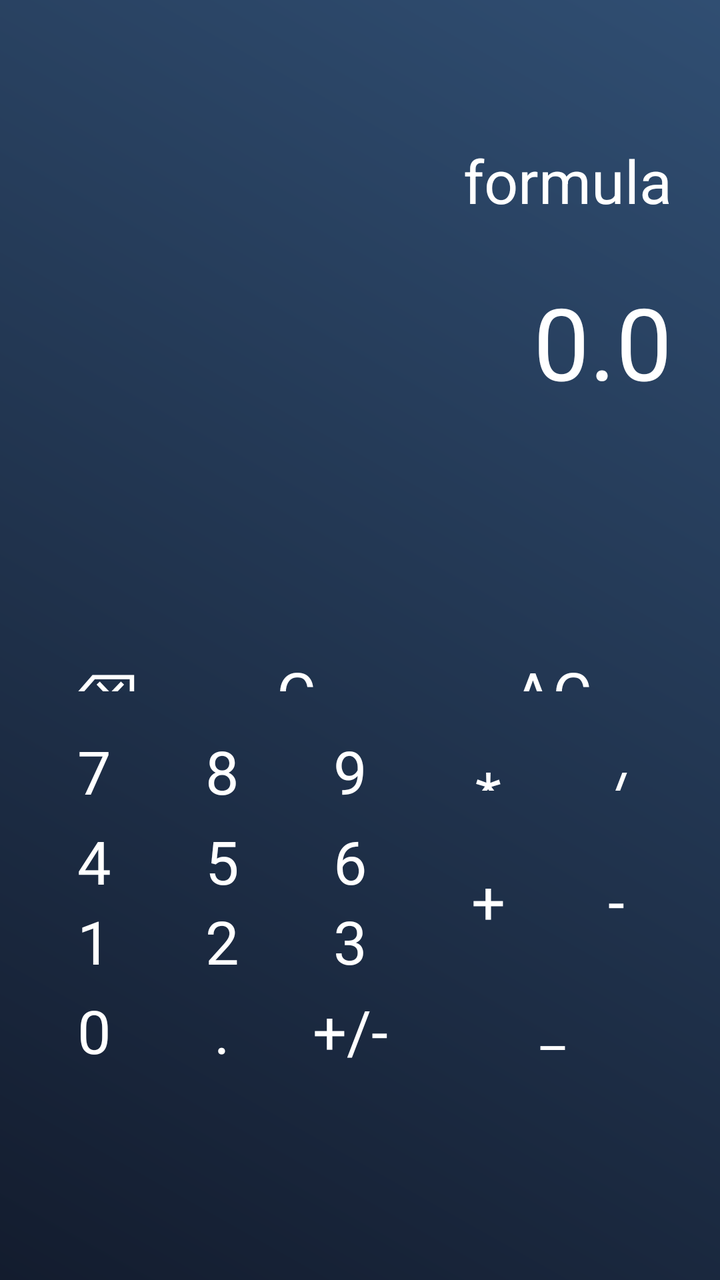
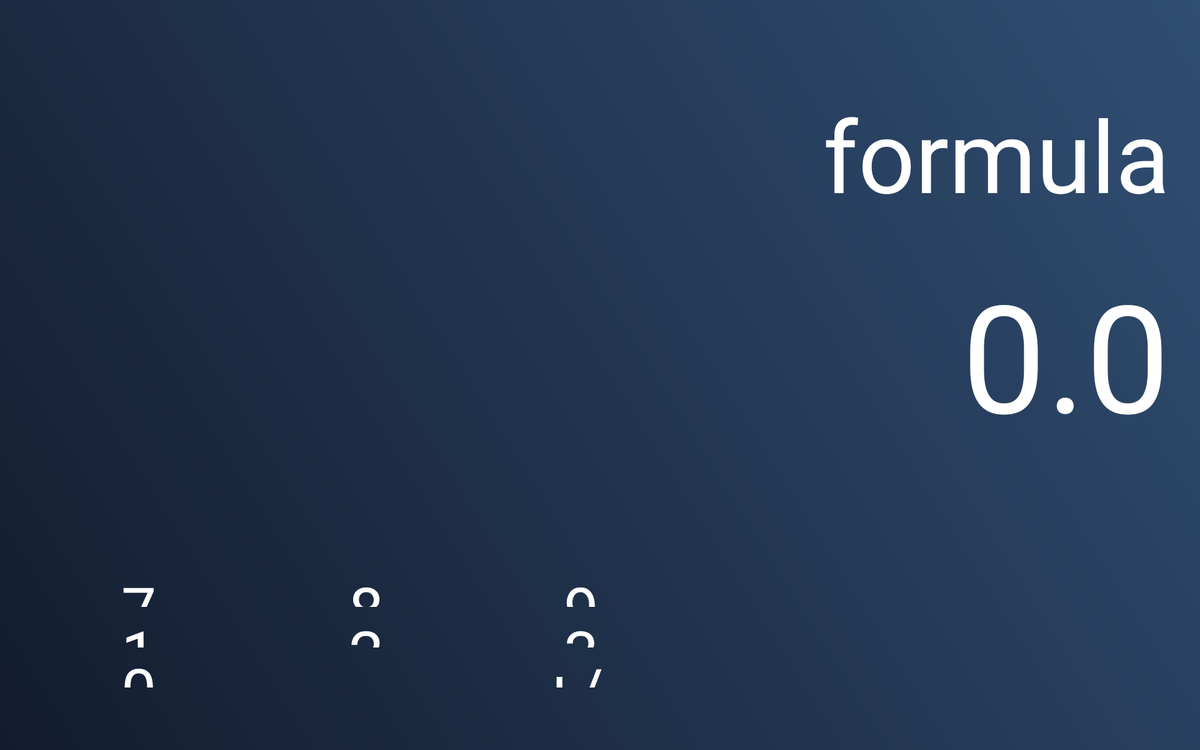

An Android layout and its configuration variant, each rendered on a device that would load it. The default file and the variant file are quoted in full after the pictures.
<!-- AndroidManifest.xml: application theme Theme.AppCompat.Light.DarkActionBar -->
<!-- res/layout/simple_calculator.xml -->
<?xml version="1.0" encoding="utf-8"?>
<androidx.constraintlayout.widget.ConstraintLayout xmlns:android="http://schemas.android.com/apk/res/android"
    xmlns:app="http://schemas.android.com/apk/res-auto"
    xmlns:tools="http://schemas.android.com/tools"
    android:id="@+id/main"
    android:layout_width="match_parent"
    android:layout_height="match_parent"
    android:background="@drawable/gradient_background"
    android:orientation="vertical">


    <EditText
        android:layout_width="match_parent"
        android:layout_height="wrap_content"
        android:id="@+id/tv_formula"
        android:layout_marginHorizontal="20dp"
        android:layout_marginTop="60dp"
        android:gravity="end"
        android:textColor="@color/white"
        android:backgroundTint="#00424200"
        android:textSize="30sp"
        app:layout_constraintTop_toTopOf="parent"
        tools:text="formula"/>

    
    <EditText
        android:layout_width="match_parent"
        android:layout_height="wrap_content"
        android:id="@+id/tv_result"
        android:layout_marginHorizontal="20dp"
        android:layout_marginTop="10dp"
        android:gravity="end"
        android:text="0.0"
        android:textColor="@color/white"
        android:backgroundTint="#00424200"
        android:textSize="50sp"
        app:layout_constraintTop_toBottomOf="@+id/tv_formula"/>

    
    <GridLayout
        android:id="@+id/layoutMain"
        android:layout_width="match_parent"
        android:layout_height="0dp"
        android:layout_marginHorizontal="20dp"
        android:layout_marginVertical="100dp"
        android:columnCount="5"
        android:rowCount="5"
        app:layout_constraintBottom_toBottomOf="parent"
        app:layout_constraintTop_toBottomOf="@id/tv_result">
        
        <Button
            style="@style/PrimaryButtonStyle"
            android:id="@+id/btn_back"
            android:layout_width="0dp"
            android:layout_height="0dp"
            android:layout_rowWeight="1"
            android:layout_columnSpan="1"
            android:layout_columnWeight="1"
            android:text="@string/backspace"/>
        <Button
            style="@style/PrimaryButtonStyle"
            android:id="@+id/btn_clear"
            android:layout_width="0dp"
            android:layout_height="0dp"
            android:layout_rowWeight="1"
            android:layout_columnSpan="2"
            android:layout_columnWeight="1"
            android:layout_marginEnd="10dp"
            android:text="@string/clear"/>

        <Button
            style="@style/PrimaryButtonStyle"
            android:id="@+id/btn_all_clear"
            android:layout_width="0dp"
            android:layout_height="0dp"
            android:layout_rowWeight="1"
            android:layout_columnSpan="2"
            android:layout_columnWeight="1"
            android:layout_marginEnd="10dp"
            android:text="@string/all_clear"/>

        <Button
            style="@style/SecondaryButtonStyle"
            android:layout_width="0dp"
            android:layout_height="0dp"
            android:id="@+id/btn_7"
            android:layout_rowWeight="1"
            android:layout_columnSpan="1"
            android:layout_columnWeight="1"
            android:layout_marginEnd="10dp"
            android:text="@string/btn7"/>
        <Button
            style="@style/SecondaryButtonStyle"
            android:layout_width="0dp"
            android:layout_height="0dp"
            android:id="@+id/btn_8"
            android:layout_rowWeight="1"
            android:layout_columnSpan="1"
            android:layout_columnWeight="1"
            android:layout_marginEnd="10dp"
            android:text="@string/btn8"/>
        <Button
            style="@style/SecondaryButtonStyle"
            android:layout_width="0dp"
            android:layout_height="0dp"
            android:id="@+id/btn_9"
            android:layout_rowWeight="1"
            android:layout_columnSpan="1"
            android:layout_columnWeight="1"
            android:layout_marginEnd="10dp"
            android:text="@string/btn9"/>
        <Button
            style="@style/PrimaryButtonStyle"
            android:layout_width="0dp"
            android:layout_height="0dp"
            android:id="@+id/btn_multiply"
            android:layout_rowWeight="1"
            android:layout_columnSpan="1"
            android:layout_columnWeight="1"
            android:text="@string/multiply"/>
        <Button
            style="@style/PrimaryButtonStyle"
            android:layout_width="0dp"
            android:layout_height="0dp"
            android:id="@+id/btn_divide"
            android:layout_rowWeight="1"
            android:layout_columnSpan="1"
            android:layout_columnWeight="1"
            android:text="@string/divide"/>
        <Button
            style="@style/SecondaryButtonStyle"
            android:layout_width="0dp"
            android:layout_height="0dp"
            android:id="@+id/btn_4"
            android:layout_rowWeight="1"
            android:layout_columnSpan="1"
            android:layout_columnWeight="1"
            android:layout_marginEnd="10dp"
            android:text="@string/btn4"/>
        <Button
            style="@style/SecondaryButtonStyle"
            android:layout_width="0dp"
            android:layout_height="0dp"
            android:id="@+id/btn_5"
            android:layout_rowWeight="1"
            android:layout_columnSpan="1"
            android:layout_columnWeight="1"
            android:layout_marginEnd="10dp"
            android:text="@string/btn5"/>
        <Button
            style="@style/SecondaryButtonStyle"
            android:layout_width="0dp"
            android:layout_height="0dp"
            android:id="@+id/btn_6"
            android:layout_rowWeight="1"
            android:layout_columnSpan="1"
            android:layout_columnWeight="1"
            android:layout_marginEnd="10dp"
            android:text="@string/btn6"/>
        <Button
            style="@style/PrimaryButtonStyle"
            android:layout_width="0dp"
            android:layout_height="0dp"
            android:id="@+id/btn_plus"
            android:layout_rowWeight="1"
            android:layout_rowSpan="2"
            android:layout_columnSpan="1"
            android:layout_columnWeight="1"
            android:text="@string/plus"/>

        <Button
            style="@style/PrimaryButtonStyle"
            android:layout_width="0dp"
            android:layout_height="0dp"
            android:id="@+id/btn_minus"
            android:layout_rowWeight="1"
            android:layout_rowSpan="2"
            android:layout_columnSpan="1"
            android:layout_columnWeight="1"
            android:text="@string/minus"/>
        <Button
            style="@style/SecondaryButtonStyle"
            android:layout_width="0dp"
            android:layout_height="0dp"
            android:id="@+id/btn_1"
            android:layout_rowWeight="1"
            android:layout_columnSpan="1"
            android:layout_columnWeight="1"
            android:layout_marginEnd="10dp"
            android:text="@string/btn1"/>
        <Button
            style="@style/SecondaryButtonStyle"
            android:layout_width="0dp"
            android:layout_height="0dp"
            android:id="@+id/btn_2"
            android:layout_rowWeight="1"
            android:layout_columnSpan="1"
            android:layout_columnWeight="1"
            android:layout_marginEnd="10dp"
            android:text="@string/btn2"/>
        <Button
            style="@style/SecondaryButtonStyle"
            android:layout_width="0dp"
            android:layout_height="0dp"
            android:id="@+id/btn_3"
            android:layout_rowWeight="1"
            android:layout_columnSpan="1"
            android:layout_columnWeight="1"
            android:layout_marginEnd="10dp"
            android:text="@string/btn3"/>

        <Button
            style="@style/SecondaryButtonStyle"
            android:layout_width="0dp"
            android:layout_height="0dp"
            android:id="@+id/btn_0"
            android:layout_rowWeight="1"
            android:layout_columnSpan="1"
            android:layout_columnWeight="1"
            android:layout_marginEnd="10dp"
            android:text="@string/btn0"/>
        <Button
            style="@style/SecondaryButtonStyle"
            android:layout_width="0dp"
            android:layout_height="0dp"
            android:id="@+id/btn_dot"
            android:layout_rowWeight="1"
            android:layout_columnSpan="1"
            android:layout_columnWeight="1"
            android:layout_marginEnd="10dp"
            android:text="@string/dot"/>
        <Button
            style="@style/SecondaryButtonStyle"
            android:layout_width="0dp"
            android:layout_height="0dp"
            android:id="@+id/btn_change_sign"
            android:layout_rowWeight="1"
            android:layout_columnSpan="1"
            android:layout_columnWeight="1"
            android:layout_marginEnd="10dp"
            android:text="@string/change_sign"/>
        <Button
            style="@style/PrimaryButtonStyle"
            android:layout_width="0dp"
            android:layout_height="0dp"
            android:id="@+id/btn_equals"
            android:layout_rowWeight="1"
            android:layout_rowSpan="1"
            android:layout_columnSpan="2"
            android:layout_columnWeight="1"
            android:text="@string/equals"/>



    </GridLayout>

    </androidx.constraintlayout.widget.ConstraintLayout>
<!-- resources referenced by this layout -->
<resources>
  <color name="white">#FFFFFFFF</color>
  <!-- drawable gradient_background (drawable) -->
  <?xml version="1.0" encoding="utf-8"?>
  <shape xmlns:android="http://schemas.android.com/apk/res/android">
      <gradient
          android:endColor="#304E72"
          android:startColor="#131C2E"
          android:angle="45" />
  </shape>
  <string name="all_clear">AC</string>
  <string name="backspace">\u232B</string>
  <string name="btn0">0</string>
  <string name="btn1">1</string>
  <string name="btn2">2</string>
  <string name="btn3">3</string>
  <string name="btn4">4</string>
  <string name="btn5">5</string>
  <string name="btn6">6</string>
  <string name="btn7">7</string>
  <string name="btn8">8</string>
  <string name="btn9">9</string>
  <string name="change_sign">+/-</string>
  <string name="clear">C</string>
  <string name="divide">/</string>
  <string name="dot">.</string>
  <string name="equals">=</string>
  <string name="minus">-</string>
  <string name="multiply">*</string>
  <string name="plus">+</string>
  <style name="PrimaryButtonStyle" parent="Theme.AppCompat.Light.NoActionBar">
          <item name="android:textColor">#FFFFFF</item>
          <item name="android:background">@drawable/btn_primary</item>
          <item name="android:textSize">30sp</item>
          <item name="android:padding">10sp</item>
          <item name="android:layout_margin">5dp</item>
          <item name="android:gravity">center</item>
          <item name="fontFamily">@font/montserrat_medium</item>
      </style>
  <style name="SecondaryButtonStyle" parent="Theme.AppCompat.Light.NoActionBar">
          <item name="android:textColor">#FFFFFF</item>
          <item name="android:background">@android:color/transparent</item>
          <item name="android:textSize">30sp</item>
          <item name="android:gravity">center</item>
          <item name="fontFamily">@font/montserrat_medium</item>
      </style>
</resources>
<!-- res/layout-sw600dp-land/simple_calculator.xml (the repository's variant of the layout above) -->
<!-- drawn on a 7-inch tablet turned sideways -->
<?xml version="1.0" encoding="utf-8"?>
<androidx.constraintlayout.widget.ConstraintLayout xmlns:android="http://schemas.android.com/apk/res/android"
    xmlns:app="http://schemas.android.com/apk/res-auto"
    xmlns:tools="http://schemas.android.com/tools"
    android:id="@+id/main"
    android:layout_width="match_parent"
    android:layout_height="match_parent"
    android:background="@drawable/gradient_background"
    android:orientation="horizontal">


    
    <EditText
        android:layout_width="match_parent"
        android:layout_height="wrap_content"
        android:id="@+id/tv_formula"
        android:layout_marginHorizontal="20dp"
        android:layout_marginTop="60dp"
        android:gravity="end"
        android:textColor="@color/white"
        android:backgroundTint="#00424200"
        android:textSize="80sp"
        app:layout_constraintTop_toTopOf="parent"
        tools:text="formula"/>

    
    <EditText
        android:layout_width="match_parent"
        android:layout_height="wrap_content"
        android:id="@+id/tv_result"
        android:layout_marginHorizontal="20dp"
        android:layout_marginTop="10dp"
        android:gravity="end"
        android:text="0.0"
        android:textColor="@color/white"
        android:backgroundTint="#00424200"
        android:textSize="120sp"
        app:layout_constraintTop_toBottomOf="@+id/tv_formula"/>

    
    <GridLayout
        android:id="@+id/layoutMain"
        android:layout_width="match_parent"
        android:layout_height="0dp"
        android:layout_marginHorizontal="20dp"
        android:layout_marginVertical="50dp"
        android:columnCount="5"
        android:rowCount="5"
        app:layout_constraintBottom_toBottomOf="parent"
        app:layout_constraintTop_toBottomOf="@id/tv_result">
        
        <Button
            style="@style/PrimaryButtonStyleBigHorizontal"
            android:id="@+id/btn_back"
            android:layout_width="0dp"
            android:layout_height="0dp"
            android:layout_rowWeight="1"
            android:layout_columnSpan="1"
            android:layout_columnWeight="1"
            android:text="@string/backspace"/>
        <Button
            style="@style/PrimaryButtonStyleBigHorizontal"
            android:id="@+id/btn_clear"
            android:layout_width="0dp"
            android:layout_height="0dp"
            android:layout_rowWeight="1"
            android:layout_columnSpan="2"
            android:layout_columnWeight="1"
            android:layout_marginEnd="10dp"
            android:text="@string/clear"/>

        <Button
            style="@style/PrimaryButtonStyleBigHorizontal"
            android:id="@+id/btn_all_clear"
            android:layout_width="0dp"
            android:layout_height="0dp"
            android:layout_rowWeight="1"
            android:layout_columnSpan="2"
            android:layout_columnWeight="1"
            android:layout_marginEnd="10dp"
            android:text="@string/all_clear"/>

        <Button
            style="@style/SecondaryButtonStyleBig"
            android:layout_width="0dp"
            android:layout_height="0dp"
            android:id="@+id/btn_7"
            android:layout_rowWeight="1"
            android:layout_columnSpan="1"
            android:layout_columnWeight="1"
            android:layout_marginEnd="10dp"
            android:text="@string/btn7"/>
        <Button
            style="@style/SecondaryButtonStyleBig"
            android:layout_width="0dp"
            android:layout_height="0dp"
            android:id="@+id/btn_8"
            android:layout_rowWeight="1"
            android:layout_columnSpan="1"
            android:layout_columnWeight="1"
            android:layout_marginEnd="10dp"
            android:text="@string/btn8"/>
        <Button
            style="@style/SecondaryButtonStyleBig"
            android:layout_width="0dp"
            android:layout_height="0dp"
            android:id="@+id/btn_9"
            android:layout_rowWeight="1"
            android:layout_columnSpan="1"
            android:layout_columnWeight="1"
            android:layout_marginEnd="10dp"
            android:text="@string/btn9"/>
        <Button
            style="@style/PrimaryButtonStyleBigHorizontal"
            android:layout_width="0dp"
            android:layout_height="0dp"
            android:id="@+id/btn_multiply"
            android:layout_rowWeight="1"
            android:layout_columnSpan="1"
            android:layout_columnWeight="1"
            android:text="@string/multiply"/>
        <Button
            style="@style/PrimaryButtonStyleBigHorizontal"
            android:layout_width="0dp"
            android:layout_height="0dp"
            android:id="@+id/btn_divide"
            android:layout_rowWeight="1"
            android:layout_columnSpan="1"
            android:layout_columnWeight="1"
            android:text="@string/divide"/>
        <Button
            style="@style/SecondaryButtonStyleBig"
            android:layout_width="0dp"
            android:layout_height="0dp"
            android:id="@+id/btn_4"
            android:layout_rowWeight="1"
            android:layout_columnSpan="1"
            android:layout_columnWeight="1"
            android:layout_marginEnd="10dp"
            android:text="@string/btn4"/>
        <Button
            style="@style/SecondaryButtonStyleBig"
            android:layout_width="0dp"
            android:layout_height="0dp"
            android:id="@+id/btn_5"
            android:layout_rowWeight="1"
            android:layout_columnSpan="1"
            android:layout_columnWeight="1"
            android:layout_marginEnd="10dp"
            android:text="@string/btn5"/>
        <Button
            style="@style/SecondaryButtonStyleBig"
            android:layout_width="0dp"
            android:layout_height="0dp"
            android:id="@+id/btn_6"
            android:layout_rowWeight="1"
            android:layout_columnSpan="1"
            android:layout_columnWeight="1"
            android:layout_marginEnd="10dp"
            android:text="@string/btn6"/>
        <Button
            style="@style/PrimaryButtonStyleBigHorizontal"
            android:layout_width="0dp"
            android:layout_height="0dp"
            android:id="@+id/btn_plus"
            android:layout_rowWeight="1"
            android:layout_rowSpan="2"
            android:layout_columnSpan="1"
            android:layout_columnWeight="1"
            android:text="@string/plus"/>

        <Button
            style="@style/PrimaryButtonStyleBigHorizontal"
            android:layout_width="0dp"
            android:layout_height="0dp"
            android:id="@+id/btn_minus"
            android:layout_rowWeight="1"
            android:layout_rowSpan="2"
            android:layout_columnSpan="1"
            android:layout_columnWeight="1"
            android:text="@string/minus"/>
        <Button
            style="@style/SecondaryButtonStyleBig"
            android:layout_width="0dp"
            android:layout_height="0dp"
            android:id="@+id/btn_1"
            android:layout_rowWeight="1"
            android:layout_columnSpan="1"
            android:layout_columnWeight="1"
            android:layout_marginEnd="10dp"
            android:text="@string/btn1"/>
        <Button
            style="@style/SecondaryButtonStyleBig"
            android:layout_width="0dp"
            android:layout_height="0dp"
            android:id="@+id/btn_2"
            android:layout_rowWeight="1"
            android:layout_columnSpan="1"
            android:layout_columnWeight="1"
            android:layout_marginEnd="10dp"
            android:text="@string/btn2"/>
        <Button
            style="@style/SecondaryButtonStyleBig"
            android:layout_width="0dp"
            android:layout_height="0dp"
            android:id="@+id/btn_3"
            android:layout_rowWeight="1"
            android:layout_columnSpan="1"
            android:layout_columnWeight="1"
            android:layout_marginEnd="10dp"
            android:text="@string/btn3"/>

        <Button
            style="@style/SecondaryButtonStyleBig"
            android:layout_width="0dp"
            android:layout_height="0dp"
            android:id="@+id/btn_0"
            android:layout_rowWeight="1"
            android:layout_columnSpan="1"
            android:layout_columnWeight="1"
            android:layout_marginEnd="10dp"
            android:text="@string/btn0"/>
        <Button
            style="@style/SecondaryButtonStyleBig"
            android:layout_width="0dp"
            android:layout_height="0dp"
            android:id="@+id/btn_dot"
            android:layout_rowWeight="1"
            android:layout_columnSpan="1"
            android:layout_columnWeight="1"
            android:layout_marginEnd="10dp"
            android:text="@string/dot"/>
        <Button
            style="@style/SecondaryButtonStyleBig"
            android:layout_width="0dp"
            android:layout_height="0dp"
            android:id="@+id/btn_change_sign"
            android:layout_rowWeight="1"
            android:layout_columnSpan="1"
            android:layout_columnWeight="1"
            android:layout_marginEnd="10dp"
            android:text="@string/change_sign"/>
        <Button
            style="@style/PrimaryButtonStyleBigHorizontal"
            android:layout_width="0dp"
            android:layout_height="0dp"
            android:id="@+id/btn_equals"
            android:layout_rowWeight="1"
            android:layout_rowSpan="1"
            android:layout_columnSpan="2"
            android:layout_columnWeight="1"
            android:text="@string/equals"/>



    </GridLayout>

</androidx.constraintlayout.widget.ConstraintLayout>
<!-- resources referenced by the variant -->
<!-- as a 7-inch tablet turned sideways resolves them -->
<resources>
  <color name="white">#FFFFFFFF</color>
  <!-- drawable gradient_background (drawable) -->
  <?xml version="1.0" encoding="utf-8"?>
  <shape xmlns:android="http://schemas.android.com/apk/res/android">
      <gradient
          android:endColor="#304E72"
          android:startColor="#131C2E"
          android:angle="45" />
  </shape>
  <string name="all_clear">AC</string>
  <string name="backspace">\u232B</string>
  <string name="btn0">0</string>
  <string name="btn1">1</string>
  <string name="btn2">2</string>
  <string name="btn3">3</string>
  <string name="btn4">4</string>
  <string name="btn5">5</string>
  <string name="btn6">6</string>
  <string name="btn7">7</string>
  <string name="btn8">8</string>
  <string name="btn9">9</string>
  <string name="change_sign">+/-</string>
  <string name="clear">C</string>
  <string name="divide">/</string>
  <string name="dot">.</string>
  <string name="equals">=</string>
  <string name="minus">-</string>
  <string name="multiply">*</string>
  <string name="plus">+</string>
  <style name="PrimaryButtonStyleBigHorizontal" parent="Theme.AppCompat.Light.NoActionBar">
          <item name="android:textColor">#FFFFFF</item>
          <item name="android:background">@drawable/btn_primary_big</item>
          <item name="android:textSize">30sp</item>
          <item name="android:padding">10sp</item>
          <item name="android:layout_margin">15dp</item>
          <item name="android:gravity">center</item>
          <item name="fontFamily">@font/montserrat_medium</item>
      </style>
  <style name="SecondaryButtonStyleBig" parent="Theme.AppCompat.Light.NoActionBar">
          <item name="android:textColor">#FFFFFF</item>
          <item name="android:background">@android:color/transparent</item>
          <item name="android:textSize">50sp</item>
          <item name="android:gravity">center</item>
          <item name="fontFamily">@font/montserrat_medium</item>
      </style>
</resources>
